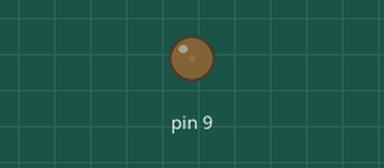
This sketch was run on a simulated Arduino Uno, built with avr-gcc and run on an emulated ATmega328P. Shown: output pins drawn as LEDs (lit = HIGH).

Above: at 0.05 s.
At 0.65 s:
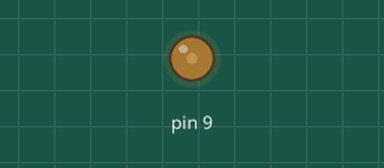
At 1.3 s:
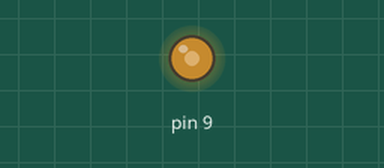
At 2.55 s:
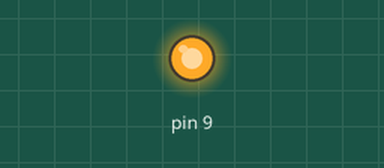
Timing chart, 0 to 5.9 s (numbered marks = the images above):
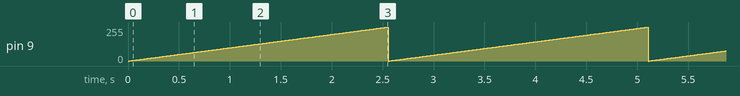

Measured:
- by itself, pin 9: ramps from 0/255 to 254/255 and jumps back, once every 2.6 s

The sketch:

practice4-2.ino
```cpp
void setup() {
  int blue = 9;
}

void loop() {
  for(int i =0; i<255; i++){
    analogWrite(9,i);
    delay(10);
  }
}
```
